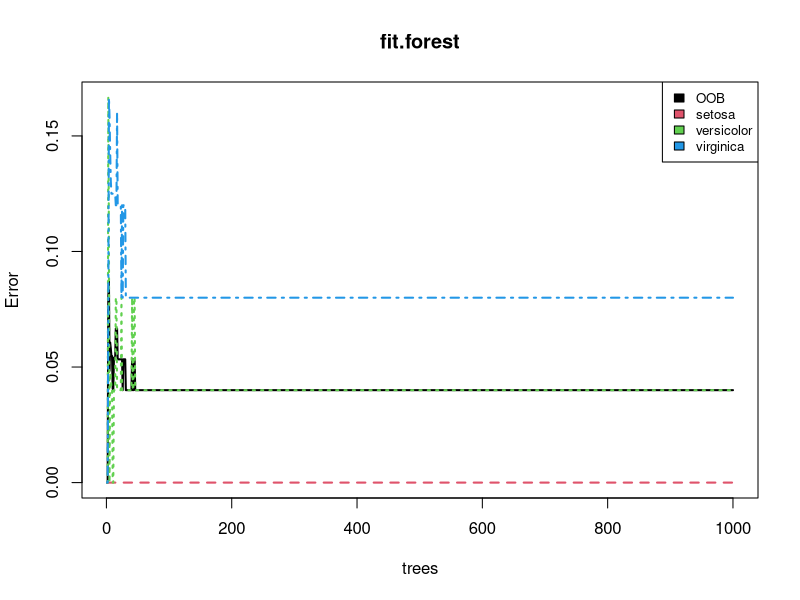
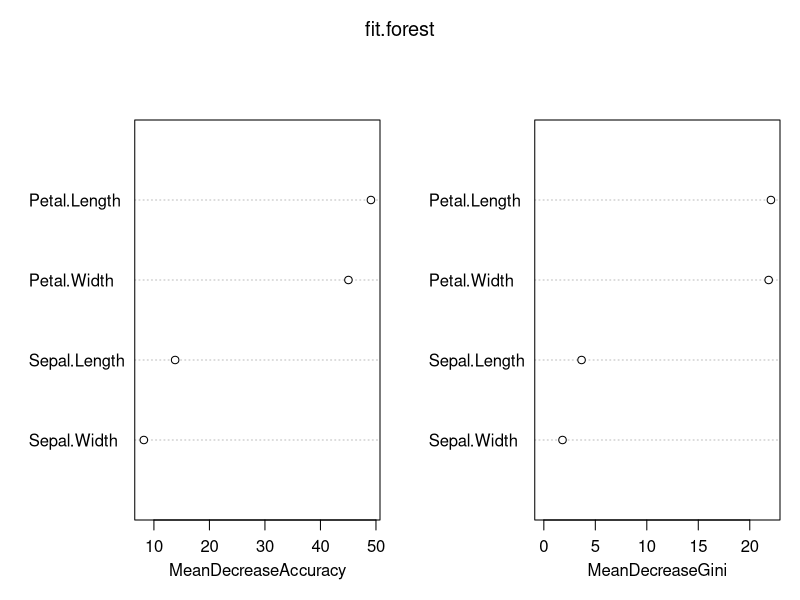

Generate these figures, in order, with R:
library(randomForest)
data(iris)
View(iris)
# Splitting data into training and testing. As the species are in order 
# splitting the data based on species 
iris_setosa<-iris[iris$Species=="setosa",] # 50
iris_versicolor <- iris[iris$Species=="versicolor",] # 50
iris_virginica <- iris[iris$Species=="virginica",] # 50
iris_train <- rbind(iris_setosa[1:25,],iris_versicolor[1:25,],iris_virginica[1:25,])
iris_test <- rbind(iris_setosa[26:50,],iris_versicolor[26:50,],iris_virginica[26:50,])
# Building a random forest model on training data 
fit.forest <- randomForest(Species~.,data=iris_train, na.action=na.roughfix,importance=TRUE, ntree=1000)
# Training accuracy 
mean(iris_train$Species==predict(fit.forest,iris_train)) # 100% accuracy 

# Prediction of train data
pred_train <- predict(fit.forest,iris_train)
library(caret)
# Confusion Matrix
confusionMatrix(iris_train$Species, pred_train)


# Predicting test data 
pred_test <- predict(fit.forest,newdata=iris_test)
mean(pred_test==iris_test$Species) # Accuracy = 94.6 % 


# Confusion Matrix 
library(caret)
confusionMatrix(iris_test$Species, pred_test)

# Visualization 
plot(fit.forest,lwd=2)
legend("topright", colnames(fit.forest$err.rate),col=1:4,cex=0.8,fill=1:4)
varImpPlot(fit.forest)
